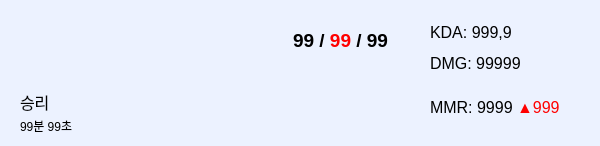
<?xml version="1.0" encoding="UTF-8"?>
<ui version="4.0">
 <class>Form</class>
 <widget class="QWidget" name="Form">
  <property name="geometry">
   <rect>
    <x>0</x>
    <y>0</y>
    <width>600</width>
    <height>146</height>
   </rect>
  </property>
  <property name="windowTitle">
   <string>Form</string>
  </property>
  <property name="styleSheet">
   <string notr="true">background-color: rgb(236, 242, 255);</string>
  </property>
  <widget class="QLabel" name="winlose">
   <property name="geometry">
    <rect>
     <x>20</x>
     <y>90</y>
     <width>61</width>
     <height>21</height>
    </rect>
   </property>
   <property name="text">
    <string>&lt;html&gt;&lt;head/&gt;&lt;body&gt;&lt;p&gt;&lt;span style=&quot; font-size:12pt;&quot;&gt;승리&lt;/span&gt;&lt;/p&gt;&lt;/body&gt;&lt;/html&gt;</string>
   </property>
  </widget>
  <widget class="QLabel" name="time">
   <property name="geometry">
    <rect>
     <x>20</x>
     <y>120</y>
     <width>56</width>
     <height>12</height>
    </rect>
   </property>
   <property name="text">
    <string>99분 99초</string>
   </property>
  </widget>
  <widget class="QLabel" name="ChampImg">
   <property name="geometry">
    <rect>
     <x>120</x>
     <y>10</y>
     <width>120</width>
     <height>120</height>
    </rect>
   </property>
   <property name="sizePolicy">
    <sizepolicy hsizetype="Ignored" vsizetype="Ignored">
     <horstretch>0</horstretch>
     <verstretch>0</verstretch>
    </sizepolicy>
   </property>
   <property name="text">
    <string>&lt;html&gt;&lt;head/&gt;&lt;body&gt;&lt;p&gt;&lt;img src=&quot;:/Champ/Yuumi.webp&quot;/&gt;&lt;/p&gt;&lt;/body&gt;&lt;/html&gt;</string>
   </property>
   <property name="scaledContents">
    <bool>true</bool>
   </property>
  </widget>
  <widget class="QLabel" name="KDA">
   <property name="geometry">
    <rect>
     <x>280</x>
     <y>20</y>
     <width>121</width>
     <height>41</height>
    </rect>
   </property>
   <property name="text">
    <string>&lt;html&gt;&lt;head/&gt;&lt;body&gt;&lt;p align=&quot;center&quot;&gt;&lt;span style=&quot; font-size:14pt; font-weight:600;&quot;&gt;99 / &lt;/span&gt;&lt;span style=&quot; font-size:14pt; font-weight:600; color:#ff0000;&quot;&gt;99&lt;/span&gt;&lt;span style=&quot; font-size:14pt; font-weight:600;&quot;&gt; / 99&lt;/span&gt;&lt;/p&gt;&lt;/body&gt;&lt;/html&gt;</string>
   </property>
  </widget>
  <widget class="QLabel" name="Info">
   <property name="geometry">
    <rect>
     <x>430</x>
     <y>10</y>
     <width>141</width>
     <height>121</height>
    </rect>
   </property>
   <property name="text">
    <string>&lt;html&gt;&lt;head/&gt;&lt;body&gt;&lt;p&gt;&lt;span style=&quot; font-size:12pt;&quot;&gt;KDA: 999,9&lt;/span&gt;&lt;/p&gt;&lt;p&gt;&lt;span style=&quot; font-size:12pt;&quot;&gt;DMG: 99999&lt;/span&gt;&lt;br/&gt;&lt;/p&gt;&lt;p&gt;&lt;span style=&quot; font-size:12pt;&quot;&gt;MMR: 9999  &lt;/span&gt;&lt;span style=&quot; font-size:12pt; color:#ff0000;&quot;&gt;▲999&lt;/span&gt;&lt;/p&gt;&lt;/body&gt;&lt;/html&gt;</string>
   </property>
  </widget>
 </widget>
 <resources/>
 <connections/>
</ui>
